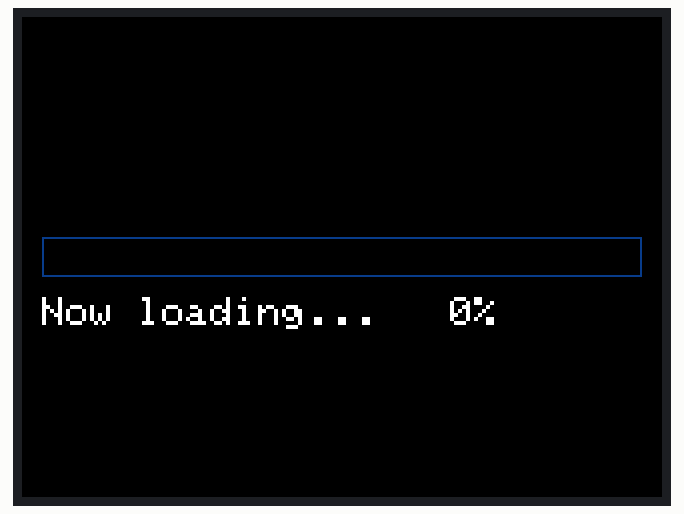
This sketch was run on a simulated ESP32. Parts: 320×240 colour display.

Above: at 0.31 s.
At 4.81 s:
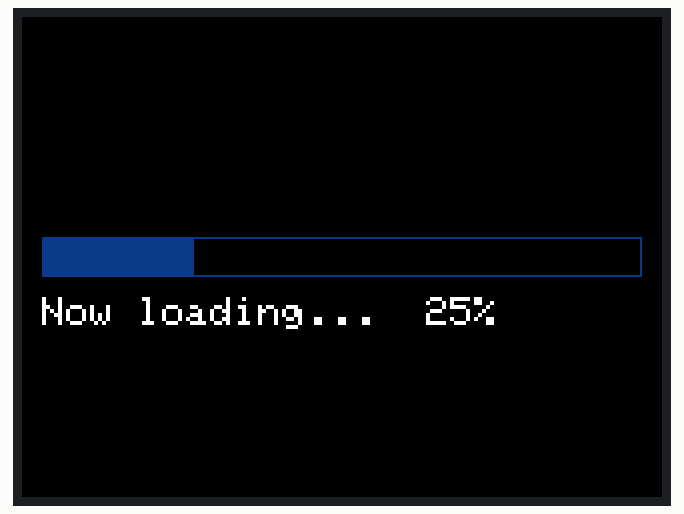
At 9.34 s:
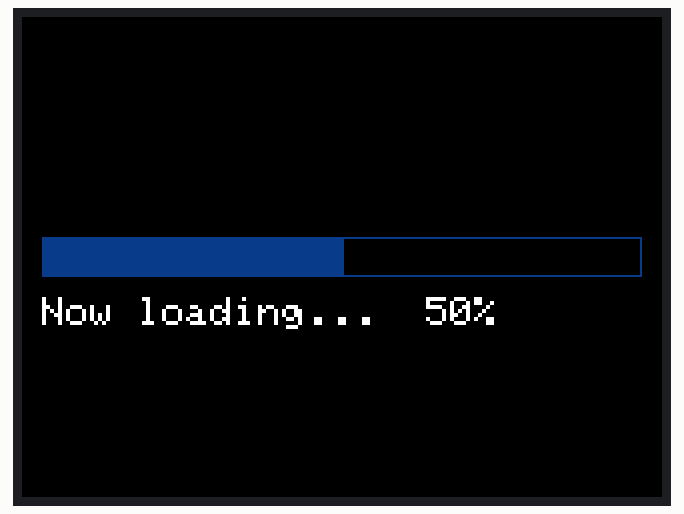
At 18.5 s:
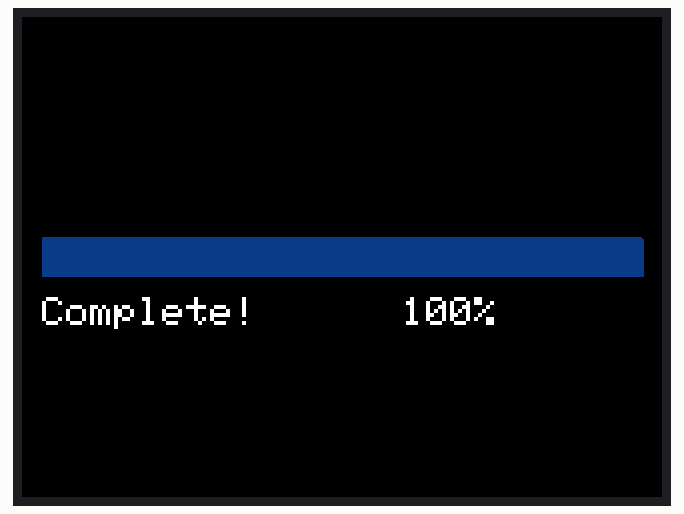
At 28.99 s:
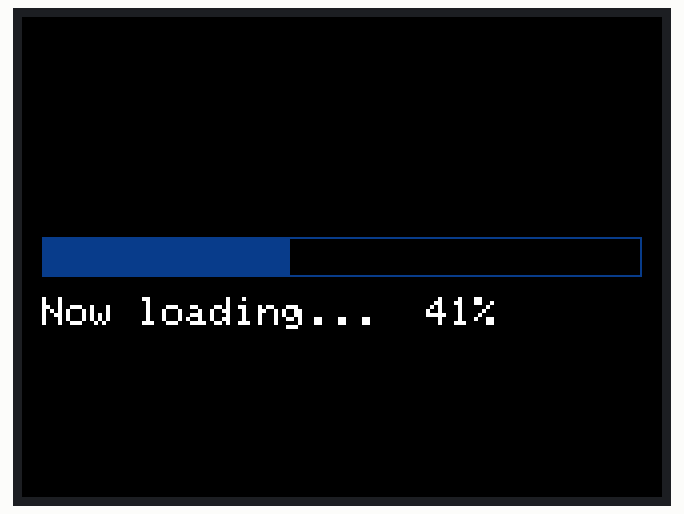
At 39.61 s:
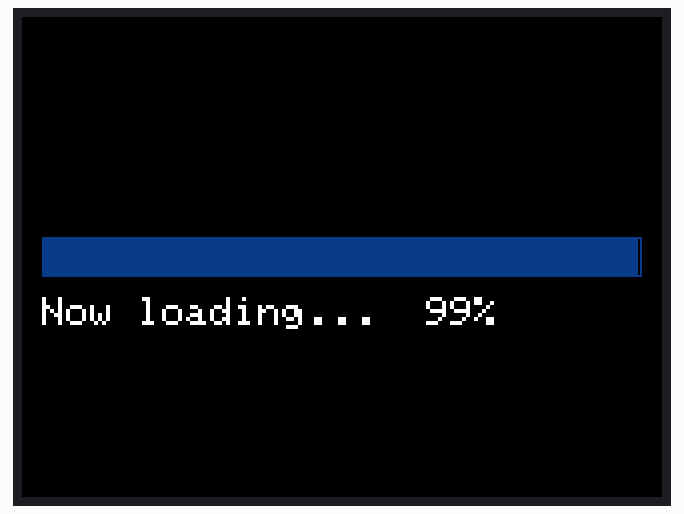

Measured:
- what the display in image 3 shows lasts 3.1 s, from 18.4 s to 21.5 s

The sketch:

M5_LCD_progressBar.ino
```cpp
#include <M5Stack.h>

//プログレスバーのパーセンテージの変数を定義
int i;

void setup() {
    M5.begin();

    //バックライトの明るさを0～255で指定
    M5.Lcd.setBrightness(255);

    //文字色を設定（文字背景色は透明）
    M5.Lcd.setTextColor(WHITE);

    //文字の大きさを1～7で指定
    M5.Lcd.setTextSize(2);

    //プログレスバーのパーセンテージの変数を初期化
    i=0;
}

void loop() {
    if(i<100){
        //画面クリア(黒で塗りつぶす)
        M5.Lcd.clear(BLACK);
        //プログレスバーを表示する
        //(X座標、Y座標、幅、高さ、パーセンテージ)
        M5.Lcd.progressBar(10,110,300,20, i);
        //文字列の最初の文字の表示位置を指定
        M5.Lcd.setCursor(10, 140);
        //文字列を表示
        M5.Lcd.printf("Now loading... %3d%%", i);
        //プログレスバーのパーセンテージの変数をインクリメント
        i=i+1;
        //100ms待機
        delay(100);
    }else{
        //画面クリア(黒で塗りつぶす)
        M5.Lcd.clear(BLACK);
        //(X座標、Y座標、幅、高さ、パーセンテージ)
        M5.Lcd.progressBar(10,110,300,20, i);
        //文字列の最初の文字の表示位置を指定
        M5.Lcd.setCursor(10, 140);
        //文字列を表示
        M5.Lcd.printf("Complete!      %3d%%", i);
        //プログレスバーのパーセンテージの変数を初期化
        i=0;
        //3000ms待機
        delay(3000);
    }
}
```
